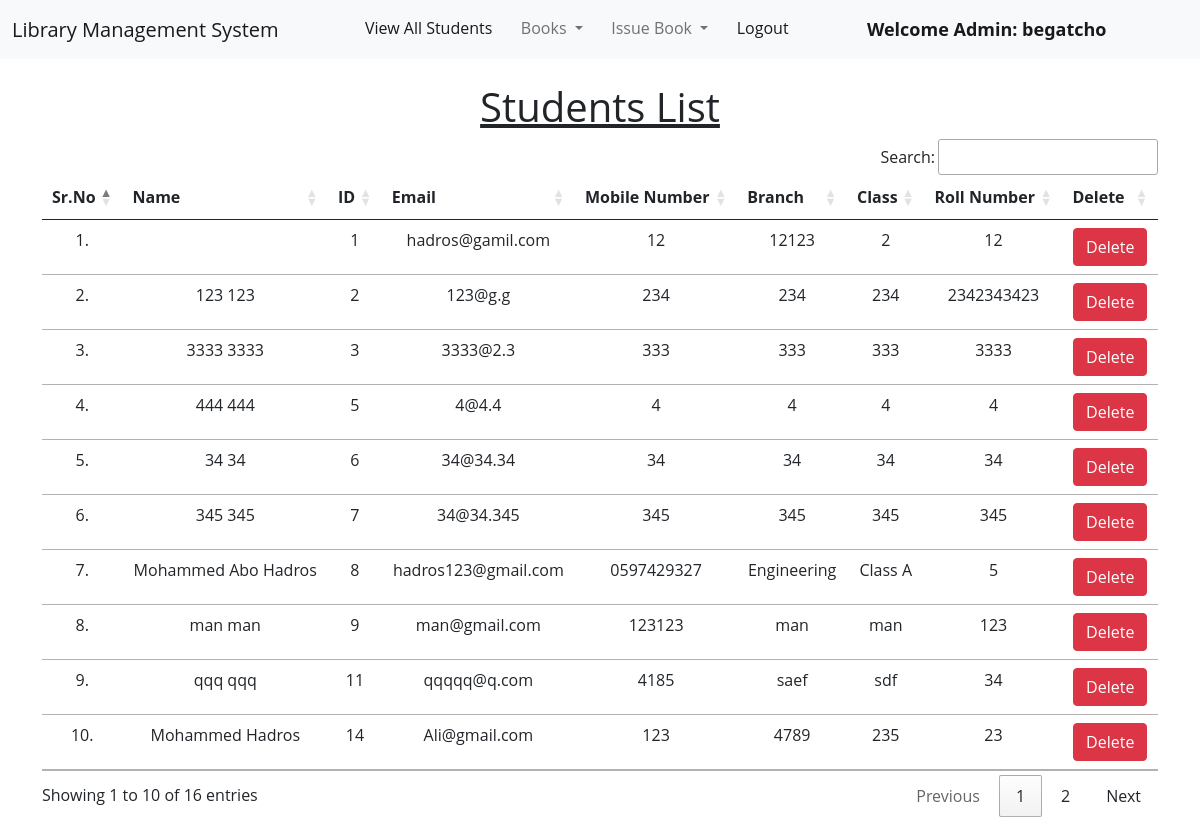
The page /view_students/ (signed in) on the database its author committed.
### library_app/models.py (models this page shows, shortened)
class Student(models.Model):
    user=models.OneToOneField(User,on_delete=models.CASCADE)
    classroom=models.CharField(max_length=30)
    branch = models.CharField(max_length=30)
    roll_no = models.CharField(max_length=3, blank=True)
    phone = models.CharField(max_length=16, blank=True)
    image = models.ImageField(upload_to="", blank=True)

### library_app/views.py (the view)
# urls.py: path("view_students/" , views.view_students, name="view_students"),
@login_required(login_url = '/admin_login')
def view_students(request):
    students = Student.objects.all()
    return render(request, "library_app/view_students.html", {'students':students})

### library_app/templates/library_app/view_students.html
{% extends "admin_navbar.html" %} {% load static %} {% block css %}
<link rel="stylesheet" href="static/index.css"> {% endblock %} {% block body %}
<div class="container mt-4">
    <h1 class="text-center"><u>Students List</u></h1>
    <table class="table table-hover" id="example">
        <thead>
            <tr class="text-center">
                <th>Sr.No</th>
                <th>Name</th>
                <th>ID</th>
                <th>Email</th>
                <th>Mobile Number</th>
                <th>Branch</th>
                <th>Class</th>
                <th>Roll Number</th>
                <th>Delete</th>
            </tr>
        </thead>
        <tbody>
            {% for student in students %}
            <tr class="text-center">
                <td>{{forloop.counter}}.</td>
                <td>{{student.user.get_full_name}}</td>
                <td>{{student.user.id}}</td>
                <td>{{student.user.email}}</td>
                <td>{{student.phone}}</td>
                <td>{{student.branch}}</td>
                <td>{{student.classroom}}</td>
                <td>{{student.roll_no}}</td>
                <td><a href="/delete_student/{{student.id}}/" class="btn btn-danger" onclick="return confirm('Are you sure you want to delete this student?')">Delete</a></td>
            </tr>
            {% endfor %}
        </tbody>
    </table>
</div>{% endblock %}

### library_app/templates/admin_navbar.html (shortened to what this page needs)
<!doctype html>
<html lang="en">
<head>
    <link href="https://cdn.jsdelivr.net/npm/bootstrap@5.1.0/dist/css/bootstrap.min.css" rel="stylesheet">
    <link rel="stylesheet" href="https://cdn.datatables.net/1.10.25/css/jquery.dataTables.min.css">
    <link rel="stylesheet" href="https://cdn.datatables.net/buttons/1.7.1/css/buttons.dataTables.min.css">
    {% block css %} {% endblock %}
</head>
<body>
    <nav class="navbar navbar-expand-lg navbar-light bg-light">
        <div class="container-fluid">
            <a class="navbar-brand" href="#"> Library Management System</a>
            <div class="collapse navbar-collapse" id="navbarSupportedContent">
                <ul class="navbar-nav me-auto mb-2 mb-lg-0">
                    <li class="nav-item">
                        <a class="nav-link active" aria-current="page" href="/view_students/">View All Students</a>
                    </li>
                    <li class="nav-item dropdown">
                        <a class="nav-link dropdown-toggle" href="#" id="navbarDropdown" role="button" data-bs-toggle="dropdown" aria-expanded="false">
                  Books
                </a>
                    </li>
                    <li class="nav-item dropdown">
                        <a class="nav-link dropdown-toggle" href="#" id="navbarDropdown" role="button" data-bs-toggle="dropdown" aria-expanded="false">
                  Issue Book
                </a>
                    </li>
                    <li class="nav-item">
                        <a class="nav-link active" aria-current="page" href="/logout/">Logout</a>
                    </li>
                    <li class="nav-item">
                        <a style="font-weight:600; font-family:'Segoe UI', Tahoma, Geneva, Verdana, sans-serif; font-size: large;" class="nav-link active" href="#">Welcome Admin: {{request.user}}</a>
                    </li>
                </ul>
            </div>
        </div>
    </nav>
    {% block body %} {% endblock %}
</body>
</html>

### library_app/static/index.css (style rules this page uses)
* { -webkit-box-sizing: border-box; -moz-box-sizing: border-box; box-sizing: border-box; margin: 0; padding: 0; }
html { scroll-behavior: smooth; }
body { font-family: "Open Sans", sans-serif; }
:root { --main-color: #19c8fa; --transparent-color: rgb(15 116 143 / 70%); --section-padding: 100px; --weak-color: #777; }
ul { list-style: none; }

### rows shown on the page
Student: user.id "1", user.email "hadros@gamil.com", phone "12", branch "12123", classroom "2", roll_no "12"
Student: user.get_full_name "123 123", user.id "2", user.email "123@g.g", phone "234", branch "234", classroom "234", roll_no "2342343423"
Student: user.get_full_name "3333 3333", user.id "3", user.email "3333@2.3", phone "333", branch "333", classroom "333", roll_no "3333"
Student: user.get_full_name "444 444", user.id "5", user.email "4@4.4", phone "4", branch "4", classroom "4", roll_no "4"
Student: user.get_full_name "34 34", user.id "6", user.email "34@34.34", phone "34", branch "34", classroom "34", roll_no "34"
Student: user.get_full_name "345 345", user.id "7", user.email "34@34.345", phone "345", branch "345", classroom "345", roll_no "345"
Student: user.get_full_name "Mohammed Abo Hadros", user.id "8", user.email "hadros123@gmail.com", phone "0597429327", branch "Engineering", classroom "Class A", roll_no "5"
Student: user.get_full_name "man man", user.id "9", user.email "man@gmail.com", phone "123123", branch "man", classroom "man", roll_no "123"
Student: user.get_full_name "qqq qqq", user.id "11", user.email "qqqqq@q.com", phone "4185", branch "saef", classroom "sdf", roll_no "34"
Student: user.get_full_name "Mohammed Hadros", user.id "14", user.email "Ali@gmail.com", phone "123", branch "4789", classroom "235", roll_no "23"

### other values the page prints
{{ request.user }} "begatcho"
